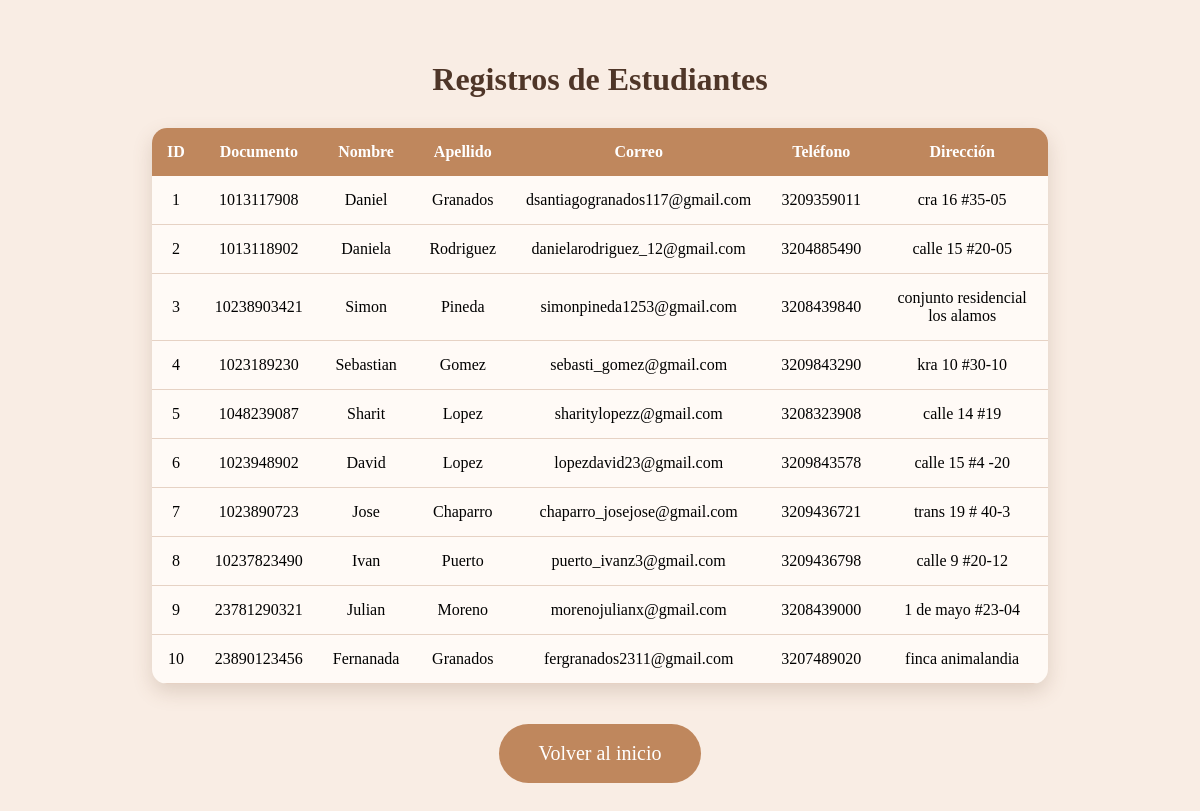
/registros/, run on the app's committed database.
### usuarios/models.py (models this page shows)
class Usuario(models.Model):
    id_usuario = models.AutoField(primary_key=True)
    documento = models.CharField(max_length=20, unique=True)
    nombre = models.CharField(max_length=50)
    apellido = models.CharField(max_length=50)
    correo_personal = models.EmailField(unique=True)
    telefono = models.CharField(max_length=15)
    direccion = models.CharField(max_length=100)

### usuarios/views.py (the view)
# urls.py: path('registros/', views.registros, name='registros')
def registros(request):
    usuarios = Usuario.objects.all()
    return render(request, 'registros.html', {'registros_html': usuarios})

### usuarios/templates/registros.html (shortened to what this page needs)
{% load static %}
<!DOCTYPE html>
<html lang="es">
<head>
    <link rel="stylesheet" href="{% static 'registros.css' %}">
</head>
<body>
    <h1>Registros de Estudiantes</h1>
    <table>
        <tr>
            <th>ID</th>
            <th>Documento</th>
            <th>Nombre</th>
            <th>Apellido</th>
            <th>Correo</th>
            <th>Teléfono</th>
            <th>Dirección</th>
        </tr>
        {% for usuario in registros_html %}
        <tr>
            <td>{{ usuario.id_usuario }}</td>
            <td>{{ usuario.documento }}</td>
            <td>{{ usuario.nombre }}</td>
            <td>{{ usuario.apellido }}</td>
            <td>{{ usuario.correo_personal }}</td>
            <td>{{ usuario.telefono }}</td>
            <td>{{ usuario.direccion }}</td>
        </tr>
        {% empty %}
        <tr>
            <td colspan="7" style="text-align: center;">No hay estudiantes registrados.</td>
        </tr>
        {% endfor %}
    </table>
    <a href="{% url 'inicio' %}">Volver al inicio</a>
</body>
</html>

### usuarios/static/registros.css (style rules this page uses)
body { margin: 0; font-family: Georgia, serif; background: #f9ede4; text-align: center; padding: 40px; }
h1 { color:#4f3628; margin-bottom:30px; }
table { width:80%; margin:auto; border-collapse:collapse; background:#fffaf6; border-radius:15px; overflow:hidden; box-shadow:0 8px 20px rgba(120,85,60,.2); }
th { background:#bf875d; color:white; padding:15px; }
td { padding:15px; border-bottom:1px solid #e6d2c4; }
a { display:inline-block; margin-top:40px; padding:18px 40px; background:#bf875d; color:white; text-decoration:none; border-radius:40px; font-size:20px; transition: .3s; }

### data on the page
Usuario: id_usuario "1", documento "1013117908", nombre "Daniel", apellido "Granados", correo_personal "dsantiagogranados117@gmail.com", telefono "3209359011", direccion "cra 16 #35-05"
Usuario: id_usuario "2", documento "1013118902", nombre "Daniela", apellido "Rodriguez", correo_personal "danielarodriguez_12@gmail.com", telefono "3204885490", direccion "calle 15 #20-05"
Usuario: id_usuario "3", documento "10238903421", nombre "Simon", apellido "Pineda", correo_personal "simonpineda1253@gmail.com", telefono "3208439840", direccion "conjunto residencial los alamos"
Usuario: id_usuario "4", documento "1023189230", nombre "Sebastian", apellido "Gomez", correo_personal "sebasti_gomez@gmail.com", telefono "3209843290", direccion "kra 10 #30-10"
Usuario: id_usuario "5", documento "1048239087", nombre "Sharit", apellido "Lopez", correo_personal "sharitylopezz@gmail.com", telefono "3208323908", direccion "calle 14 #19"
Usuario: id_usuario "6", documento "1023948902", nombre "David", apellido "Lopez", correo_personal "lopezdavid23@gmail.com", telefono "3209843578", direccion "calle 15 #4 -20"
Usuario: id_usuario "7", documento "1023890723", nombre "Jose", apellido "Chaparro", correo_personal "chaparro_josejose@gmail.com", telefono "3209436721", direccion "trans 19 # 40-3"
Usuario: id_usuario "8", documento "10237823490", nombre "Ivan", apellido "Puerto", correo_personal "puerto_ivanz3@gmail.com", telefono "3209436798", direccion "calle 9 #20-12"
Usuario: id_usuario "9", documento "23781290321", nombre "Julian", apellido "Moreno", correo_personal "morenojulianx@gmail.com", telefono "3208439000", direccion "1 de mayo #23-04"
Usuario: id_usuario "10", documento "23890123456", nombre "Fernanada", apellido "Granados", correo_personal "fergranados2311@gmail.com", telefono "3207489020", direccion "finca animalandia"
